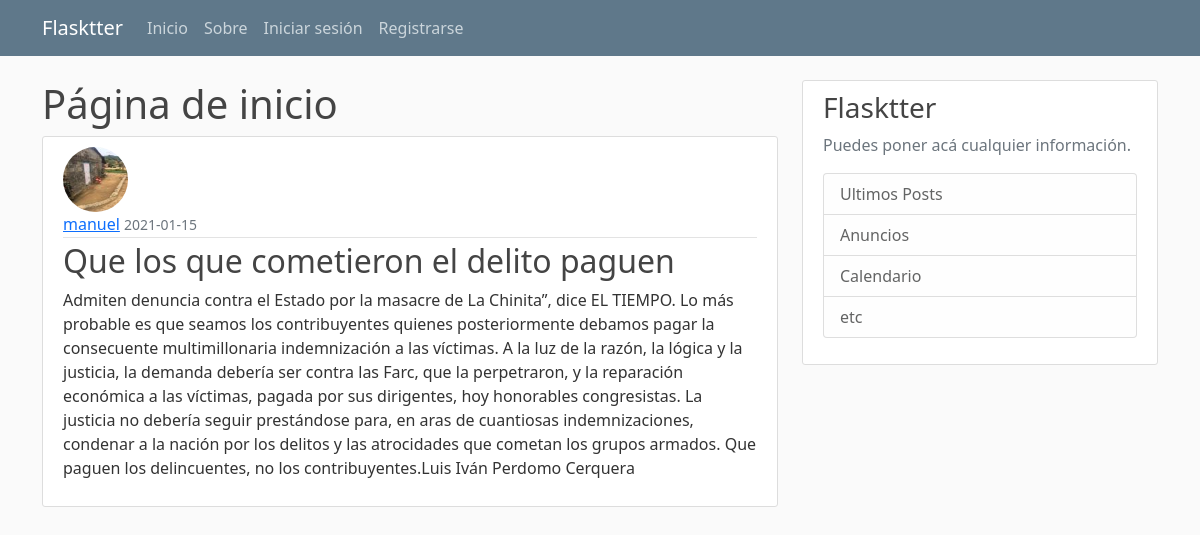
The page /post/5 on the database its author committed.
### flaskblog/models.py (models this page shows, shortened)
class User(db.Model, UserMixin):
    id= db.Column(db.Integer, primary_key=True)
    username= db.Column(db.String(20), unique=True, nullable=False)
    email= db.Column(db.String(100), unique=True, nullable=False)
    image_file= db.Column(db.String(50), nullable=False, default='default.jpg')
    password= db.Column(db.String(60), nullable=False)
    '''Relacion uno a muchos '''
    post = db.relationship('Post', backref='author', lazy=True)

class Post(db.Model):
    id= db.Column(db.Integer, primary_key=True)
    title= db.Column(db.String(100), nullable=False)
    date_posted= db.Column(db.DateTime, nullable=False, default=datetime.utcnow)
    content = db.Column(db.Text, nullable=False)
    '''se establece la relacion de el post con el usuario con su id'''
    user_id = db.Column(db.Integer, db.ForeignKey('user.id'), nullable=False)

### flaskblog/routes.py (the view)
@app.route('/post/<int:post_id>')
def post(post_id):
    post = Post.query.get_or_404(post_id)
    return render_template('post.html', title=post.title, post=post)

### flaskblog/templates/post.html (shortened to what this page needs)
{% extends 'base.html' %} {% block content %}
  <h1>Página de inicio</h1>
  <article class="media content-section">
    <img
      class="rounded-circle article-img"
      src="{{ url_for('static', filename='profile_pics/' + post.author.image_file)}}"
      alt=""
    />
    <div class="media-body">
      <div class="article-metadata">
        <a class="mr-2" href="{{ url_for('user_posts', username=post.author.username) }}">{{ post.author.username }}</a>
        <small class="text-muted"
          >{{ post.date_posted.strftime('%Y-%m-%d') }}</small
        >
      </div>
      <h2 class="article-title">{{ post.title }}</h2>
      <p class="article-content">{{ post.content }}</p>
    </div>
  </article>
{% endblock %}

### flaskblog/static/main.css (style rules this page uses)
body { background: #fafafa; color: #333333; margin-top: 5rem; }
h1, h2, h3, h4, h5, h6 { color: #444444; }
.content-section { background: #ffffff; padding: 10px 20px; border: 1px solid #dddddd; border-radius: 3px; margin-bottom: 20px; }
.article-title { color: #444444; text-decoration: none; }
.article-content { white-space: pre-line; }
.article-img { height: 65px; width: 65px; margin-right: 16px; }
.article-metadata { padding-bottom: 1px; margin-bottom: 4px; border-bottom: 1px solid #e3e3e3 }

### rows shown on the page
User: image_file (picture), author.username "manuel"
Post: date_posted "2021-01-15", title "Que los que cometieron el delito paguen", content "Admiten denuncia contra el Estado por la masacre de La Chinita”, dice EL TIEMPO. Lo más probable es que seamos los contribuyentes quienes posteriormente debamos pagar la consecuente multimillonaria indemnización a las víctimas. A la luz de la razón, la lógica y la justicia, la demanda debería ser contra las Farc, que la perpetraron, y la reparación económica a las víctimas, pagada por sus dirigentes, hoy honorables congresistas. La justicia no debería seguir prestándose para, en aras de cuantiosas indemnizaciones, condenar a la nación por los delitos y las atrocidades que cometan los grupos armados. Que paguen los delincuentes, no los contribuyentes.Luis Iván Perdomo Cerquera"
